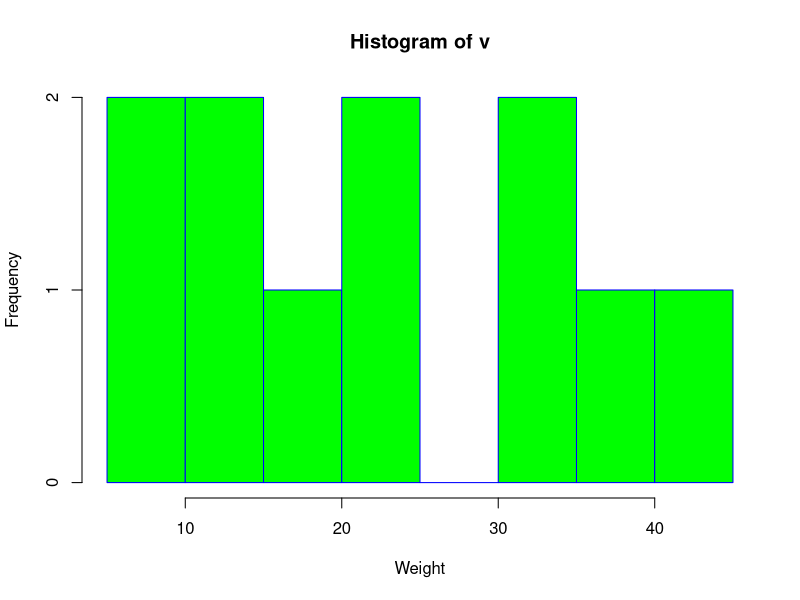
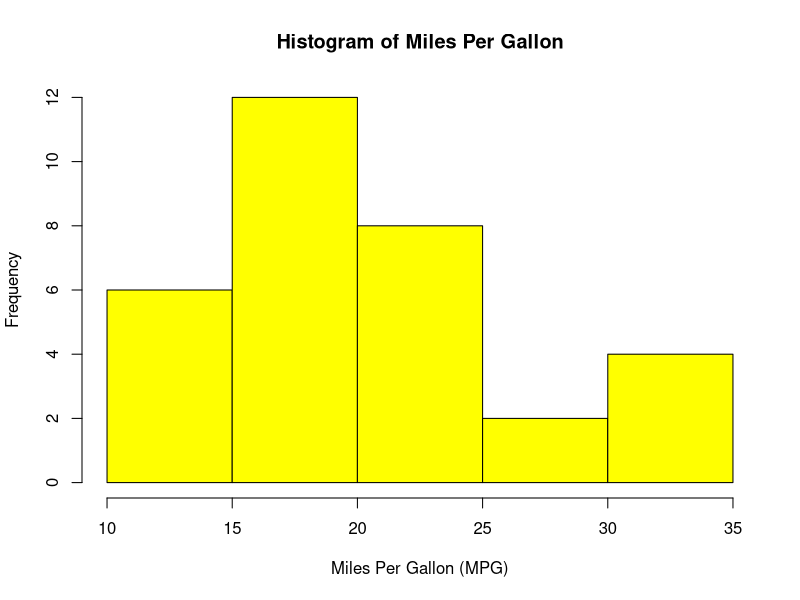
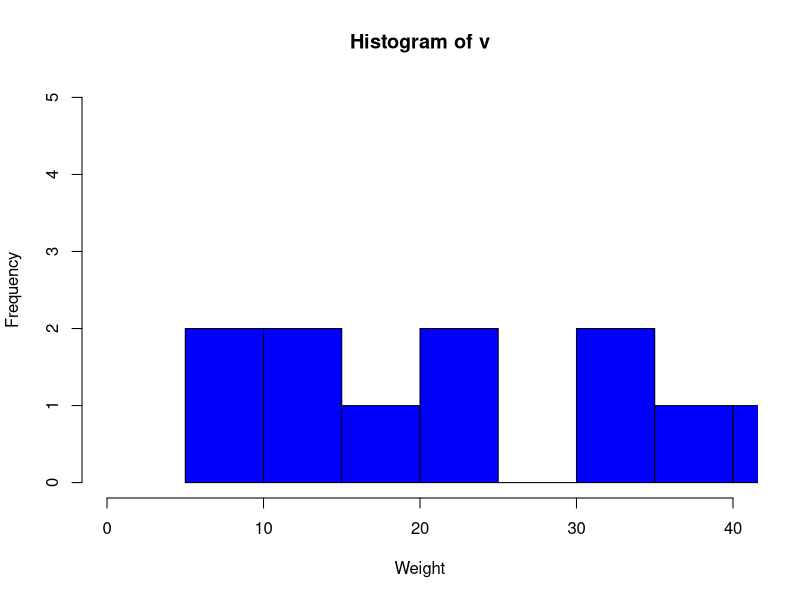
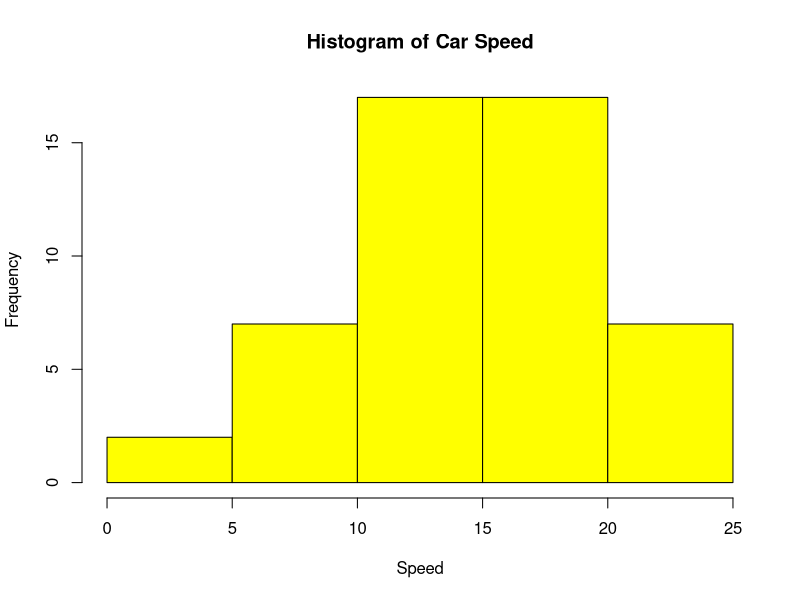

R code for these plots, in order:
## ---- chunk 1
v <- c(9,13,21,8,36,22,12,41,31,33,19)

hist(v,
     xlab = "Weight",
     col = "green",
     border = "blue")
## ---- chunk 2
data(mtcars)

hist(mtcars$mpg,
     main = "Histogram of Miles Per Gallon",
     xlab = "Miles Per Gallon (MPG)",
     col = "yellow",
     border = "black")
## ---- chunk 3
v <- c(9,13,21,8,36,22,12,41,31,33,19)

hist(v,
     xlab = "Weight",
     col = "blue",
     border = "black",
     xlim = c(0,40),
     ylim = c(0,5),
     breaks = 5)
## ---- chunk 4
data(cars)

hist(cars$speed,
     main = "Histogram of Car Speed",
     xlab = "Speed",
     col = "yellow",
     border = "black")
